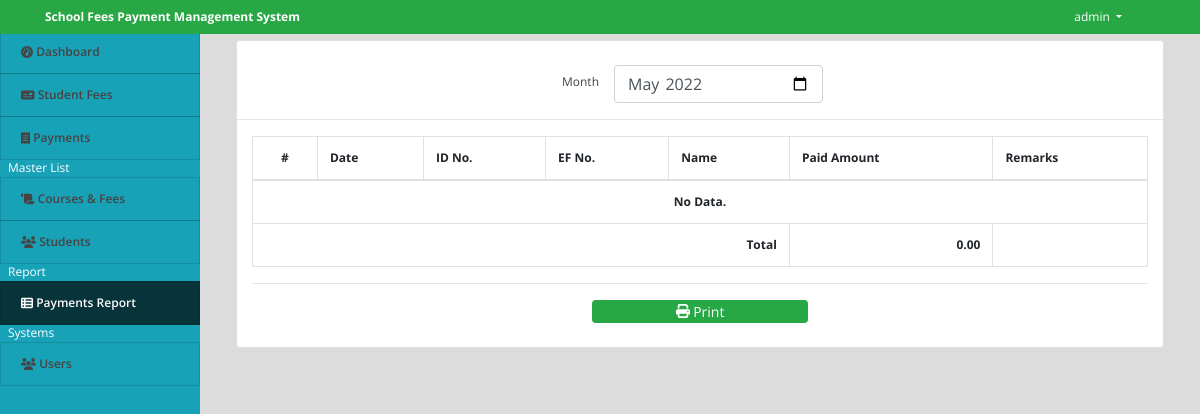
Before: /index.php?page=payments_report (signed in) with the older database file.
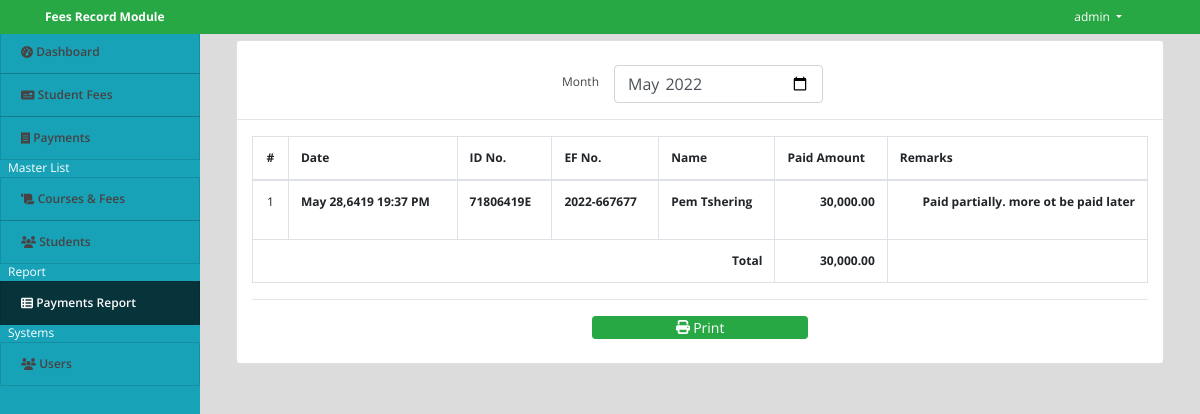
After: the same page with the newer database file.
### tables this page shows
CREATE TABLE `payments` (
  `id` int(30) NOT NULL,
  `ef_id` int(30) NOT NULL,
  `amount` float NOT NULL,
  `remarks` text NOT NULL,
  `date_created` datetime NOT NULL DEFAULT current_timestamp() ON UPDATE current_timestamp()
);

CREATE TABLE `student` (
  `id` int(30) NOT NULL,
  `id_no` varchar(100) NOT NULL,
  `name` text NOT NULL,
  `contact` varchar(100) NOT NULL,
  `address` text NOT NULL,
  `email` varchar(200) NOT NULL,
  `date_created` datetime NOT NULL DEFAULT current_timestamp()
);

CREATE TABLE `student_ef_list` (
  `id` int(30) NOT NULL,
  `student_id` int(30) NOT NULL,
  `ef_no` varchar(200) NOT NULL,
  `course_id` int(30) NOT NULL,
  `total_fee` float NOT NULL,
  `date_created` datetime NOT NULL DEFAULT current_timestamp()
);

### payments_report.php (the view, shortened to what this page needs)
<?php
    include 'db_connect.php';
    $month = isset($_GET['month']) ? $_GET['month'] : date('Y-m');
?>
<div class="container-fluid">
    <div class="col-lg-12">
        <div class="card">
            <div class="card_body">
            <div class="row justify-content-center pt-4">
                <label for="" class="mt-2">Month</label>
                <div class="col-sm-3">
                    <input type="month" name="month" id="month" value="<?php echo $month ?>" class="form-control">
                </div>
            </div>
            <hr>
            <div class="col-md-12">
                <table class="table table-bordered" id='report-list'>
                    <thead>
                        <tr>
                            <th class="text-center">#</th>
                            <th class="">Date</th>
                            <th class="">ID No.</th>
                            <th class="">EF No.</th>
                            <th class="">Name</th>
                            <th class="">Paid Amount</th>
                            <th >Remarks</th>
                        </tr>
                    </thead>
                    <tbody>
			          <?php
                      $i = 1;
                      $total = 0;
                      $payments = $conn->query("SELECT p.*,s.name as sname, ef.ef_no,s.id_no FROM payments p inner join student_ef_list ef on ef.id = p.ef_id inner join student s on s.id = ef.student_id where date_format(p.date_created,'%Y-%m') = '$month' order by unix_timestamp(p.date_created) asc ");
                      if($payments->num_rows > 0):
			          while($row = $payments->fetch_array()):
                        $total += $row['amount'];
			          ?>
			          <tr>
                        <td class="text-center"><?php echo $i++ ?></td>
                        <td>
                            <p> <b><?php echo date("M d,Y H:i A",strtotime($row['id_no'])) ?></b></p>
                        </td>
                        <td>
                            <p> <b><?php echo $row['id_no'] ?></b></p>
                        </td>
                        <td>
                            <p> <b><?php echo $row['ef_no'] ?></b></p>
                        </td>
                        <td>
                            <p> <b><?php echo ucwords($row['sname']) ?></b></p>
                        </td>
                        <td class="text-right">
                            <p> <b><?php echo number_format($row['amount'],2) ?></b></p>
                        </td>
                        <td class="text-right">
                            <p> <b><?php echo $row['remarks'] ?></b></p>
                        </td>
                    </tr>
                    <?php
                        endwhile;
                        else:
                    ?>
                    <tr>
                            <th class="text-center" colspan="7">No Data.</th>
                    </tr>
                    <?php
                        endif;
                    ?>
			        </tbody>
                    <tfoot>
                        <tr>
                            <th colspan="5" class="text-right">Total</th>
                            <th class="text-right"><?php echo number_format($total,2) ?></th>
                            <th></th>
                        </tr>
                    </tfoot>
                </table>
                <hr>
                <div class="col-md-12 mb-4">
                    <center>
                        <button class="btn btn-success btn-sm col-sm-3" type="button" id="print"><i class="fa fa-print"></i> Print</button>
                    </center>
                </div>
            </div>
            </div>
        </div>
    </div>
</div>

### topbar.php (shortened to what this page needs)
<nav class="navbar navbar-light fixed-top bg-success" style="padding:0">
  <div class="container-fluid mt-2 mb-2">
  	<div class="col-lg-12">
      <div class="col-md-4 float-left text-white">
        <large><b><?php echo isset($_SESSION['system']['name']) ? $_SESSION['system']['name'] : '' ?></b></large>
      </div>
	  	<div class="float-right">
        <div class=" dropdown mr-5">
            <a href="#" class="text-white dropdown-toggle"  id="account_settings" data-toggle="dropdown" aria-haspopup="true" aria-expanded="false"><?php echo $_SESSION['login_name'] ?> </a>
        </div>
      </div>
  </div>
</nav>

Changed rows visible on the page:
added payments: student.id_no "May 28,6419 19:37 PM", student.id_no "71806419E", student_ef_list.ef_no "2022-667677", student.name "Pem Tshering", amount "30,000.00", remarks "Paid partially. more ot be paid later"
Other visible differences:
$_SESSION['system']['name']: "School Fees Payment Management System" → "Fees Record Module"
$total: "0.00" → "30,000.00"
text no longer shown: "No Data."
